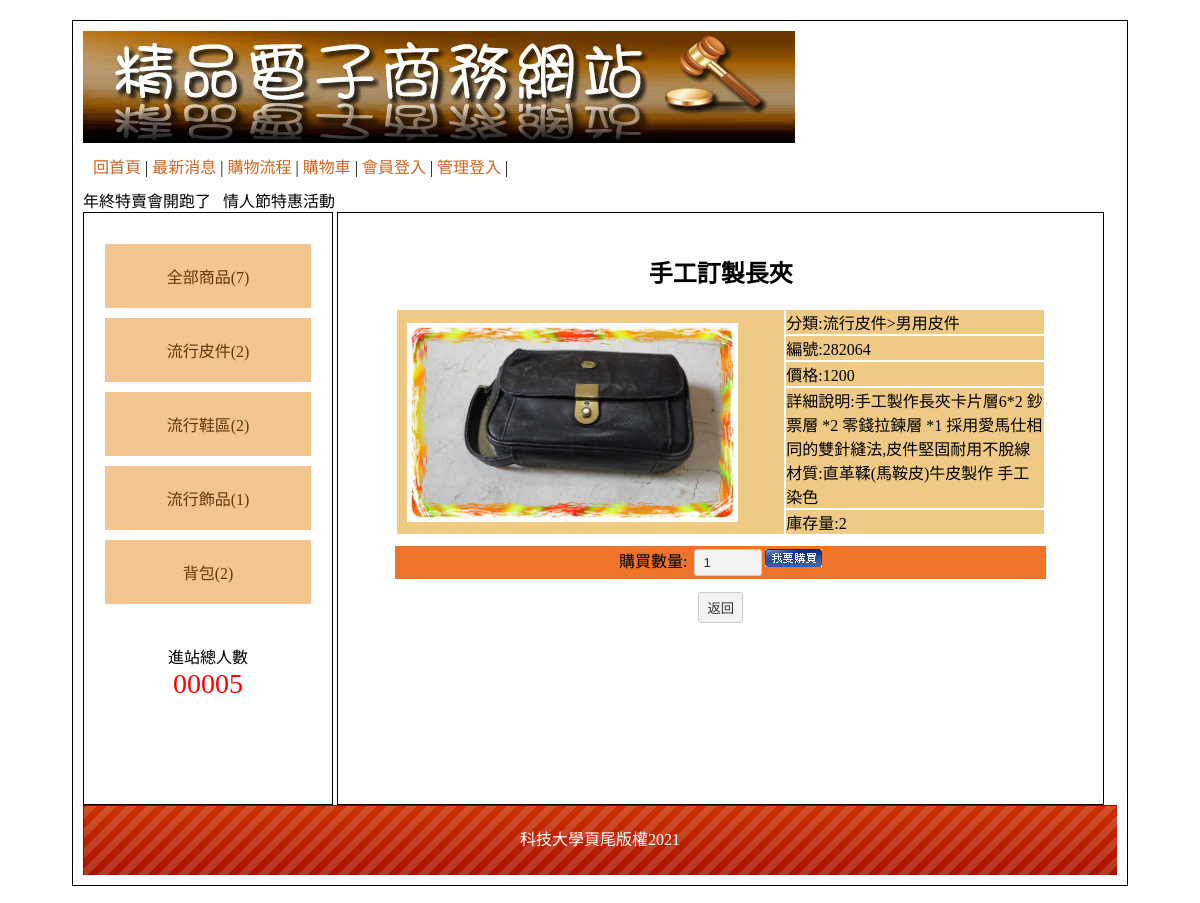
Screenshot of /?do=detail&id=4 with the database file from the repository.
### tables this page shows
CREATE TABLE `type` (
  `id` int(10) UNSIGNED NOT NULL,
  `name` text NOT NULL,
  `parent` int(10) UNSIGNED NOT NULL DEFAULT 0
);

CREATE TABLE `goods` (
  `id` int(10) UNSIGNED NOT NULL,
  `no` text NOT NULL,
  `name` text NOT NULL,
  `price` int(10) UNSIGNED NOT NULL,
  `spec` text NOT NULL,
  `qt` int(10) UNSIGNED NOT NULL,
  `img` text NOT NULL,
  `intro` text NOT NULL,
  `big` int(10) UNSIGNED NOT NULL,
  `mid` int(10) UNSIGNED NOT NULL,
  `sh` int(1) UNSIGNED NOT NULL DEFAULT 1
);

CREATE TABLE `bot` (
  `id` int(10) UNSIGNED NOT NULL,
  `bot` text NOT NULL
);

### base.php (called while the page is built, shortened)
<?php
class DB{
    private $dsn="mysql:host=localhost;charset=utf8;dbname=web04";
    private $root='root';
    private $password='12345';
    private $table;
    private $pdo;
    public function __construct($table){
        $this->table=$table;
        $this->pdo=new PDO($this->dsn,$this->root,$this->password);
    }
    public function all(...$arg){
        $sql="select * from $this->table ";
        if(isset($arg[0])){
            if(is_array($arg[0])){
                foreach($arg[0] as $key => $value){
                    $tmp[]=sprintf("`%s`='%s'",$key,$value);
                }
                    $sql=$sql . " where " . implode(" && ",$tmp);
            }else{
                $sql=$sql . $arg[0];
            }
        }
        return $this->pdo->query($sql)->fetchAll();
    }
    public function count(...$arg){
        $sql="select count(*) from $this->table ";
        if(isset($arg[0])){
            if(is_array($arg[0])){
                foreach($arg[0] as $key => $value){
                    $tmp[]=sprintf("`%s`='%s'",$key,$value);
                }
                    $sql=$sql . " where " . implode(" && ",$tmp);
            }else{
                $sql=$sql . $arg[0];
            }
        }
        return $this->pdo->query($sql)->fetchColumn();
    }
    public function find($id){
        $sql="select * from $this->table ";
            if(is_array($id)){
                foreach($id as $key => $value){
                    $tmp[]=sprintf("`%s`='%s'",$key,$value);
                }
                    $sql=$sql . " where " . implode(" && ",$tmp);
            }else{
                $sql=$sql . " where `id`='$id'";
            }
        return $this->pdo->query($sql)->fetch(PDO::FETCH_ASSOC);
    }
}
$Bot=new DB('bot');
$Type=new DB('type');
$Goods=new DB('goods');
?>

### index.php (the view, shortened to what this page needs)
<?php include_once "base.php";?>
<!DOCTYPE html
    PUBLIC "-//W3C//DTD XHTML 1.0 Transitional//EN" "http://www.w3.org/TR/xhtml1/DTD/xhtml1-transitional.dtd">
<html xmlns="http://www.w3.org/1999/xhtml">
<head>
    <link href="./css/css.css" rel="stylesheet" type="text/css">
</head>
<body>
    <div id="main">
        <div id="top">
            <a href="?">
                <img src="./icon/0416.jpg">
            </a>
            <div style="padding:10px;">
                <a href="?">回首頁</a> |
                <a href="?do=news">最新消息</a> |
                <a href="?do=look">購物流程</a> |
                <a href="?do=buycart">購物車</a> |
                <?php
                if(isset($_SESSION['mem'])){
                    echo "<a href='?do=logout'>登出</a> |";
                }else{
                    echo "<a href='?do=login'>會員登入</a> |";
                }
                ?>
                <?php
                if(isset($_SESSION['admin'])){
                    echo "<a href='backend.php'>返回管理</a> |";
                }else{
                    echo "<a href='?do=admin'>管理登入</a> |";
                }
                ?>
            </div>
            <marquee>年終特賣會開跑了&nbsp;&nbsp;&nbsp;情人節特惠活動</marquee>
        </div>
        <div id="left" class="ct">
            <div style="min-height:400px;">
            <div><a href="?type=0">全部商品(<?=$Goods->count(['sh'=>1]);?>)</a></div>
            <?php
            $typeBig=$Type->all(['parent'=>0]);
            foreach($typeBig as $tb){
                echo "<div class='ww'>";
                echo "<a href='?type={$tb['id']}'>{$tb['name']}(".$Goods->count(['big'=>$tb['id'],'sh'=>1]).")</a>";
                echo "</div>";
            }
            ?>
            </div>
            <span>
                <div>進站總人數</div>
                <div style="color:#f00; font-size:28px;">
                    00005 </div>
            </span>
        </div>
        <div id="right">
        <?php
        $do=$_GET['do']??'home';
        $file='frontend/'.$do.".php";
        if(file_exists($file)){
                include $file;
        }else{
                include 'frontend/home.php';
        }
        ?>
        </div>
        <div id="bottom" style="line-height:70px;background:url(icon/bot.png); color:#FFF;" class="ct">
        <?=$Bot->find(1)['bot'];?> </div>
    </div>
</body>
</html>

### frontend/detail.php (shortened to what this page needs)
<?php
$goods=$Goods->find($_GET['id']);
$big=$Type->find($goods['big'])['name'];
$mid=$Type->find($goods['mid'])['name'];
?>
<h2 class="ct"><?=$goods['name'];?></h2>
<table class="all">
    <tr class="pp">
        <td width="60%"><img src="img/<?=$goods['img'];?>" style="width:90%"></td>
        <td width="40%" style="padding:0">
        <div class="bb">分類:<?=$big.">".$mid;?></div>
        <div class="bb">編號:<?=$goods['no'];?></div>
        <div class="bb">價格:<?=$goods['price'];?></div>
        <div class="bb">詳細說明:<?=$goods['intro'];?></div>
        <div>庫存量:<?=$goods['qt'];?></div>
        </td>
    </tr>
</table>
<div class="all tt ct">
    購買數量: <input type="number" name="qt" id="qt" value="1" style="width:50px"><img src="icon/0402.jpg" id="submit">
</div>
<div class="ct">
    <button onclick="location.href='index.php'">返回</button>
</div>

### css/css.css (style rules this page uses)
body { font-family:"微軟正黑體"; }
#main { width:1034px; padding:10px; margin:20px auto 20px auto; border:#000 solid 1px; min-height:768px; }
#top a { color:#CE631C; text-decoration:none; }
#left { display:inline-block; width:20%; padding:2%; min-height:550px; vertical-align:top; border:#000 1px solid; }
#left a { display:block; padding:20px 5px 20px 5px; text-decoration:none; background:#F4C591; margin:10px auto 10px auto; color:#65350A; }
.ct { text-align:center; }
#right { display:inline-block; width:70%; padding:2%; min-height:550px; border:#000 1px solid; }
#bottom { height:70px; background-size:cover; }
.all { width:90%; margin:10px auto 10px auto; }
.all td { min-width:50px; padding:10px; }
.tt { background:#EF7429; }
.pp { background:#EFCA85; }
.pp td { background:#EFCA85; }
input[type=text],input[type=password],input[type=submit],button,.button,input[type=reset],input[type=button],select，textarea,input[type=number] { background:#F3F3F3; border:#CCC 1px solid; border-radius:3px; padding:5px 8px 5px 8px; text-decoration:none; margin:3px; color:#333; }
.bb { border-bottom:2px solid white ; }

### rows the page displays
type: name "流行皮件", count "2"
type: name "流行鞋區", id "2"
type: name "流行飾品", count "1"
type: name "背包", count "2"
goods: name "手工訂製長夾", img (picture), big.name "流行皮件", mid.name "男用皮件", no "282064", price "1200", intro "手工製作長夾卡片層6*2 鈔票層 *2 零錢拉鍊層 *1 採用愛馬仕相同的雙針縫法,皮件堅固耐用不脫線 材質:直革鞣(馬鞍皮)牛皮製作 手工染色", qt "2"
bot: bot "科技大學頁尾版權2021"

### other values shown
$Goods->count(['sh'=>1]) "7"
